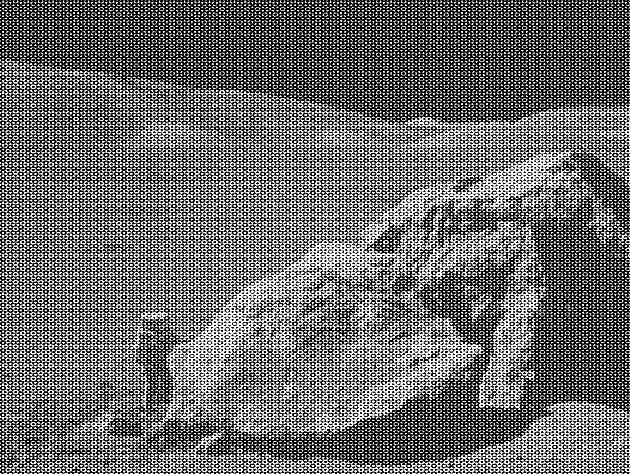
#> input picture 项目/完整开发项目/Scipy/moonlanding.png, 630 x 474 px
$ jupyter execute --allow-errors 'Scipy学习.ipynb'   (shell and % lines are left out)   (older library calls are emulated)
#> lines starting #> are read from the running program, lines starting #| are printed output that depends on the picture
[cell 1]
import numpy as np

import scipy as sp

[cell 2]
sp.__version__

[cell 3]
# 读写wav无损音频文件
from scipy.io import wavfile

scipy.fftpack模块用来计算快速傅里叶变换
速度比传统傅里叶变换更快，是对之前算法的改进
图片是二维数据，注意使用fftpack的二维转变方法

[cell 4]
# ifft2 inverse 反转
from scipy.fftpack import fft2,ifft2

[cell 5]
import matplotlib.pyplot as plt

#> (a cell that did not finish here is left out)

[cell 7]
moon = plt.imread('./moonlanding.png')
#> moon is the input picture: shape (474, 630) float32; min 0, max 1, mean 0.424
plt.figure(figsize=(12,9))
plt.imshow(moon,cmap = plt.cm.gray)

[cell 8]
moon_fft = fft2(moon)
moon_fft

[cell 9]
np.abs(moon_fft).mean()
#> Out = 51.19

[cell 10]
cond = np.abs(moon_fft)>500
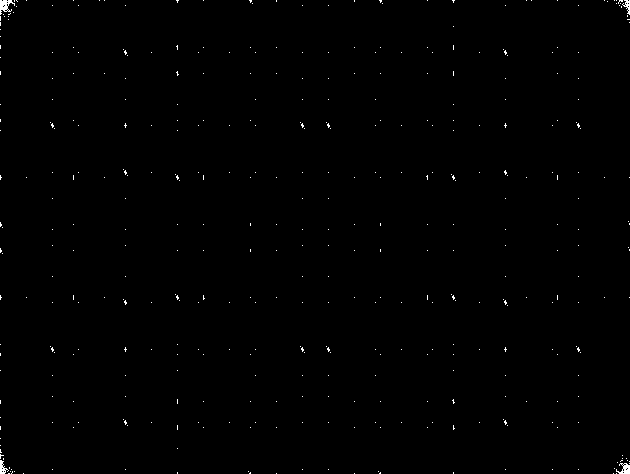
#> cond: shape (474, 630) bool; 0.37% white in thin lines or dots
cond

[cell 11]
moon_fft[cond] = 0

[cell 12]
moon_fft

[cell 13]
moon_result = ifft2(moon_fft)
moon_result

[cell 14]
moon2 = np.real(moon_result)
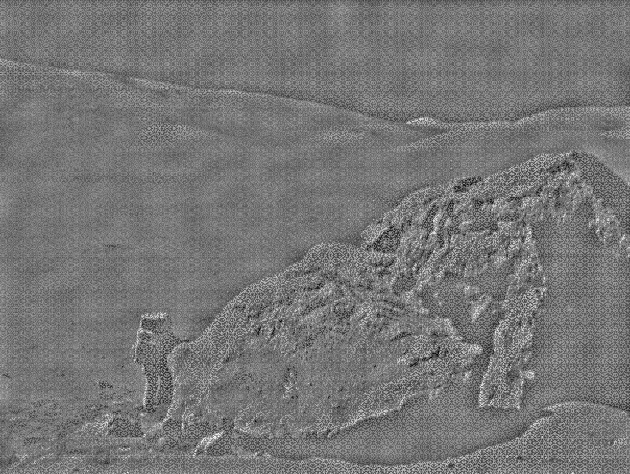
#> moon2: shape (474, 630) float32; min -0.601, max 0.693, mean 1.02e-10; drawn with min black and max white
moon2.shape
#> Out = (474, 630)

[cell 15]
moon3 = np.abs(moon2)
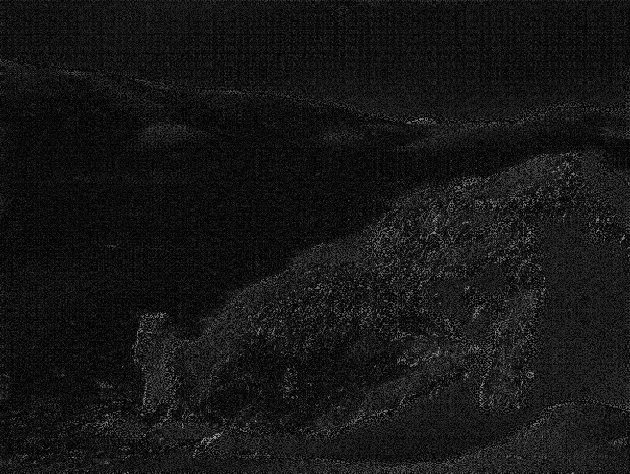
#> moon3: shape (474, 630) float32; min 6.11e-07, max 0.693, mean 0.0885

[cell 16]
plt.figure(figsize=(12,9))

plt.imshow(moon2,cmap = plt.cm.gray)

[cell 17]
# X**2 + Y**2 = 1
# Y = (1 - X**2)**0.5
c = lambda x : (1-x**2)**0.5
x = np.linspace(-1,1,100)
y = c(x)
plt.figure(figsize=(5,5))
plt.plot(x,y)
plt.plot(x,-y)
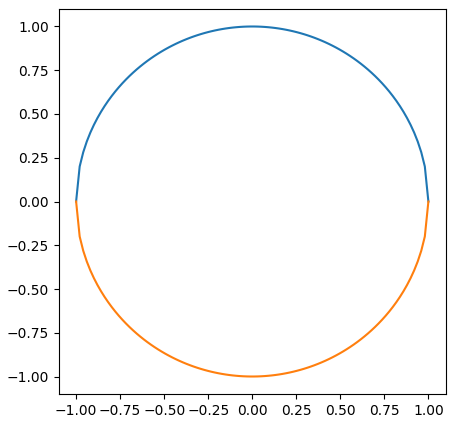
#> figure drawn by matplotlib, 1 panel; curve peaks at x = -0.0101, y = 1; curve peaks at x = -1, y = 0

#> (a cell that did not finish here is left out)

[cell 19]
from scipy import integrate

[cell 20]
# 半圆面积，圆周率一半
integrate.quad(c,-1,1)

[cell 21]
1.5707963267948986*2

[cell 22]
from scipy import io

[cell 23]
moon2

[cell 24]
io.savemat('moon.mat',mdict={'moon':moon2})

[cell 25]
io.loadmat('./moon.mat')
#> (reads 项目/完整开发项目/Scipy/moon.mat from the repository)

[cell 26]
from scipy import misc

[cell 27]
cat = misc.imread('./cat.jpg')
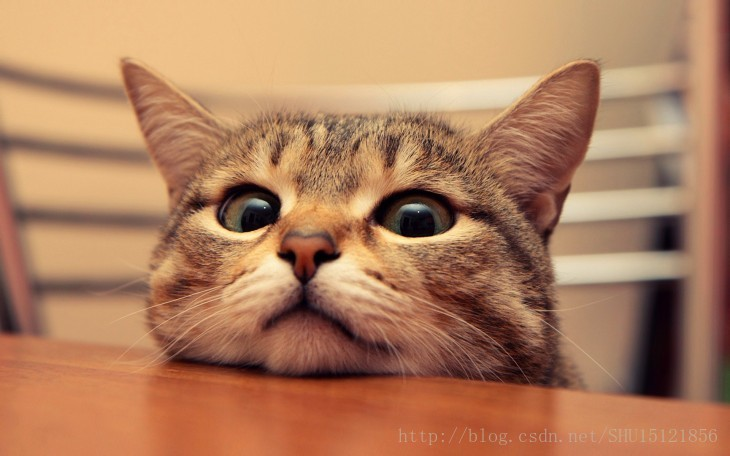
#> input picture 项目/完整开发项目/Scipy/cat.jpg, 730 x 456 px
#> cat is the input picture: shape (456, 730, 3); mean R, G, B 175.8, 126.8, 94.1
cat

#> (a cell that did not finish here is left out)

[cell 29]
plt.imshow(cat)

[cell 30]
cat2 = misc.imrotate(cat,60)
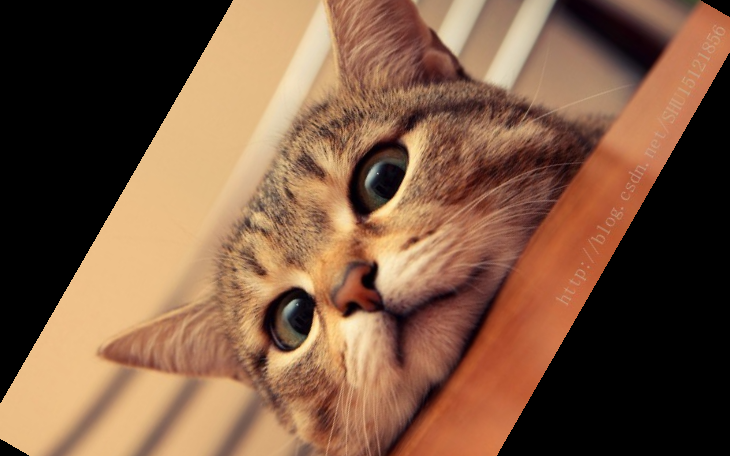
#> cat2: shape (456, 730, 3); mean R, G, B 124.5, 89.5, 65.9
plt.imshow(cat2)

[cell 31]
cat3 = misc.imresize(cat,10)
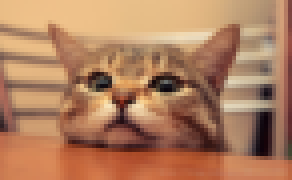
#> cat3: shape (45, 73, 3) (shown 4 times larger); mean R, G, B 175.8, 126.8, 94.1
plt.imshow(cat3)
